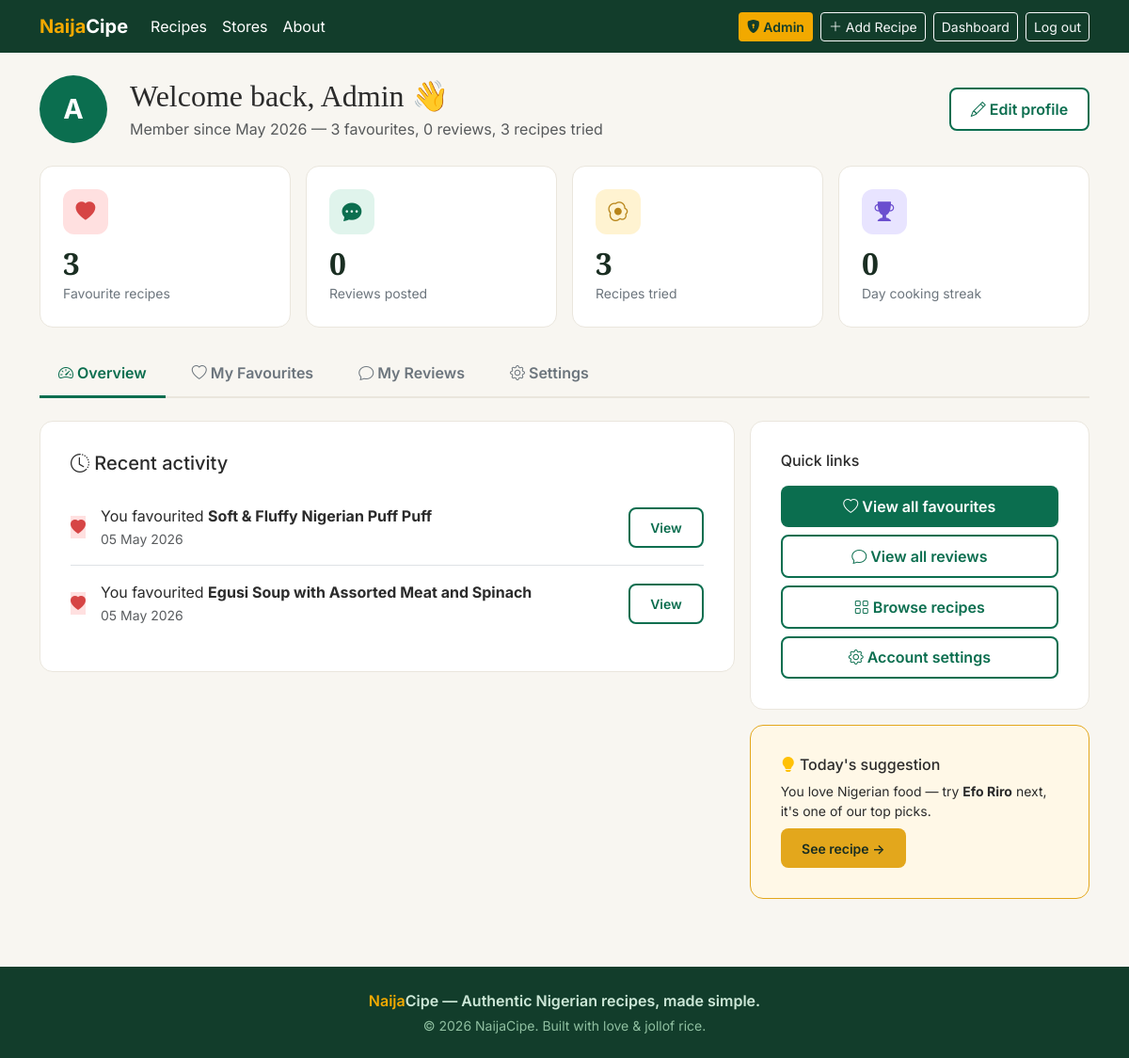
The app's page /dashboard (signed in) with its own data.
### models.py (models this page shows, shortened)
class User(db.Model):
    __tablename__ = 'users'
    id = db.Column(db.Integer, primary_key=True)
    username = db.Column(db.String(80), unique=True, nullable=False, index=True)
    email = db.Column(db.String(120), unique=True, nullable=False, index=True)
    password = db.Column(db.String(255), nullable=False)
    full_name = db.Column(db.String(120))
    avatar_url = db.Column(db.String(500))
    created_at = db.Column(db.DateTime, default=datetime.utcnow)
    updated_at = db.Column(db.DateTime, default=datetime.utcnow, onupdate=datetime.utcnow)
    reviews = db.relationship('Review', backref='author', lazy=True, cascade='all, delete-orphan')
    favourites = db.relationship('Favourite', backref='user', lazy=True, cascade='all, delete-orphan')

class Recipe(db.Model):
    __tablename__ = 'recipes'
    id = db.Column(db.Integer, primary_key=True)
    title = db.Column(db.String(255), nullable=False)
    slug = db.Column(db.String(255), unique=True, nullable=False, index=True)
    category = db.Column(db.String(80))
    description = db.Column(db.Text)
    prep_time = db.Column(db.Integer)
    cook_time = db.Column(db.Integer)
    servings = db.Column(db.Integer)
    difficulty = db.Column(db.String(20))
    rating = db.Column(db.Float, default=0.0)
    review_count = db.Column(db.Integer, default=0)
    posted_by = db.Column(db.Integer, db.ForeignKey('users.id'))
    img_class = db.Column(db.String(50), default='img-egusi')
    cover_image = db.Column(db.String(500))
    youtube_url = db.Column(db.String(500))
    instructions = db.Column(db.Text)
    status = db.Column(db.String(20), default='published')
    created_at = db.Column(db.DateTime, default=datetime.utcnow)
    updated_at = db.Column(db.DateTime, default=datetime.utcnow, onupdate=datetime.utcnow)
    poster = db.relationship('User', foreign_keys=[posted_by])
    ingredients = db.relationship('RecipeIngredient', backref='recipe', lazy=True, cascade='all, delete-orphan')
    reviews = db.relationship('Review', backref='recipe', lazy=True, cascade='all, delete-orphan')
    favourites = db.relationship('Favourite', backref='recipe', lazy=True, cascade='all, delete-orphan')

### app.py (the view, shortened to what this page needs)
@app.route("/dashboard")
@login_required
def dashboard():
    uid = session["user_id"]
    db_user = User.query.get(uid)
    fav_count = Favourite.query.filter_by(user_id=uid).count()
    review_count = Review.query.filter_by(user_id=uid).count()
    user = {
        "initial": (db_user.full_name or db_user.username)[0].upper(),
        "full_name": db_user.full_name or db_user.username,
        "created_at": db_user.created_at,
        "avatar_url": db_user.avatar_url,
    }
    stats = {
        "favourites": fav_count,
        "reviews": review_count,
        "recipes_tried": fav_count,
        "streak": 0,
    }
    activity = []
    recent_favs = (
        Favourite.query.filter_by(user_id=uid)
        .order_by(Favourite.created_at.desc()).limit(2).all()
    )
    for fav in recent_favs:
        if fav.recipe:
            activity.append({
                "icon": "bi-heart-fill",
                "icon_bg": "#FFE0E0",
                "icon_color": "var(--naija-red)",
                "text": f"You favourited <strong>{fav.recipe.title}</strong>",
                "date": fav.created_at.strftime("%d %b %Y"),
                "action_url": url_for("recipe_detail", slug=fav.recipe.slug),
                "action_label": "View",
            })
    recent_reviews = (
        Review.query.filter_by(user_id=uid)
        .order_by(Review.created_at.desc()).limit(2).all()
    )
    return render_template("screens/dashboard.html", user=user, stats=stats, activity=activity)

### app.py (called while the page is built)
@app.context_processor
def inject_globals():
    current_user = None
    if session.get("logged_in") and session.get("user_id"):
        current_user = User.query.get(session.get("user_id"))
    return {
        "current_year": datetime.now().year,
        "app_name": "NaijaCipe",
        "is_logged_in": session.get("logged_in", False),
        "current_user": current_user,
    }

def login_required(f):
    from functools import wraps
    @wraps(f)
    def decorated(*args, **kwargs):
        if not session.get("logged_in") or not session.get("user_id"):
            session.clear()
            flash("Please log in to view that page.", "warning")
            return redirect(url_for("login"))
        return f(*args, **kwargs)
    return decorated

### templates/screens/dashboard.html (shortened to what this page needs)
{% extends "base.html" %}
{% from "partials/macros.html" import dashboard_tabs %}
{% block content %}
<div class="container py-4">
  <div class="row mb-4 align-items-center">
    <div class="col-auto">
      {% if user.avatar_url %}
        <img src="{{ url_for('static', filename=user.avatar_url) }}"
             alt="Profile photo"
             style="width:72px; height:72px; border-radius:50%; object-fit:cover;">
      {% else %}
        <div class="review-avatar" style="width:72px; height:72px; font-size:1.8rem;">{{ user.initial }}</div>
      {% endif %}
    </div>
    <div class="col">
      <h2 class="mb-1">Welcome back, {{ user.full_name.split()[0] }} <span style="color:var(--naija-gold);">👋</span></h2>
      <p class="text-muted mb-0">
        Member since {{ user.created_at.strftime('%B %Y') }} — {{ stats.favourites }} favourites, {{ stats.reviews }} reviews, {{ stats.recipes_tried }} recipes tried
      </p>
    </div>
    <div class="col-auto">
      <a href="{{ url_for('user_settings') }}" class="btn btn-naija-outline">
        <i class="bi bi-pencil"></i> Edit profile
      </a>
    </div>
  </div>
  <div class="row g-3 mb-4">
    {% set stat_items = [
      ("bi-heart-fill",    "#FFE0E0", "var(--naija-red)",       stats.favourites,    "Favourite recipes"),
      ("bi-chat-dots-fill","#E0F4EC", "var(--naija-green)",     stats.reviews,       "Reviews posted"),
      ("bi-egg-fried",     "#FFF3D1", "var(--naija-gold-dark)", stats.recipes_tried, "Recipes tried"),
      ("bi-trophy-fill",   "#E8E4FF", "#6B4FCF",                stats.streak,        "Day cooking streak"),
    ] %}
    {% for icon, bg, color, value, label in stat_items %}
    <div class="col-md-3 col-6">
      <div class="stat-card">
        <div class="stat-icon" style="background:{{ bg }}; color:{{ color }};">
          <i class="bi {{ icon }}"></i>
        </div>
        <h3>{{ value }}</h3>
        <small>{{ label }}</small>
      </div>
    </div>
    {% endfor %}
  </div>
  {{ dashboard_tabs('overview') }}
  <div class="row g-3">
    <div class="col-lg-8">
      <div class="form-wrap">
        <h5 class="mb-3"><i class="bi bi-clock-history"></i> Recent activity</h5>
        {% for item in activity %}
        <div class="d-flex align-items-center gap-3 py-3
                    {% if not loop.last %}border-bottom{% endif %}"
             style="border-color: var(--naija-gray-200);">
          <div class="stat-icon" style="background:{{ item.icon_bg }}; color:{{ item.icon_color }}; margin:0;">
            <i class="bi {{ item.icon }}"></i>
          </div>
          <div class="flex-grow-1">
            {{ item.text | safe }}<br>
            <small class="text-muted">{{ item.date }}</small>
          </div>
          <a class="btn btn-sm btn-naija-outline" href="{{ item.action_url }}">{{ item.action_label }}</a>
        </div>
        {% else %}
        <div class="text-center py-4 text-muted">
          <i class="bi bi-clock-history fs-2 mb-2 d-block"></i>
          No activity yet — go browse some recipes!
        </div>
        {% endfor %}
      </div>
    </div>
    <div class="col-lg-4">
      <div class="form-wrap mb-3">
        <h6 class="mb-3">Quick links</h6>
        <a class="btn btn-naija w-100 mb-2" href="{{ url_for('favourites') }}">
          <i class="bi bi-heart"></i> View all favourites
        </a>
        <a class="btn btn-naija-outline w-100 mb-2" href="{{ url_for('my_reviews') }}">
          <i class="bi bi-chat"></i> View all reviews
        </a>
        <a class="btn btn-naija-outline w-100 mb-2" href="{{ url_for('browse') }}">
          <i class="bi bi-grid"></i> Browse recipes
        </a>
        <a class="btn btn-naija-outline w-100" href="{{ url_for('user_settings') }}">
          <i class="bi bi-gear"></i> Account settings
        </a>
      </div>
      <div class="form-wrap" style="background: var(--naija-cream); border-color: var(--naija-gold);">
        <h6 class="mb-2"><i class="bi bi-lightbulb-fill text-warning"></i> Today's suggestion</h6>
        <p class="mb-2 small">You love Nigerian food — try <strong>Efo Riro</strong> next, it's one of our top picks.</p>
        <a class="btn btn-sm btn-gold" href="{{ url_for('recipe_detail', slug='efo-riro') }}">
          See recipe →
        </a>
      </div>
    </div>
  </div>
</div>
{% endblock %}

### static/css/main.css (style rules this page uses)
body, main, .auth-wrap { pointer-events: auto !important; filter: none !important; }
:root { --naija-green: #0b6e4f; --naija-green-dark: #075238; --naija-green-light: #1c8e6a; --naija-gold: #e3a71c; --naija-gold-dark: #b8851a; --naija-cream: #fff8e7; --naija-red: #d64545; --naija-dark: #1a2e22; --naija-charcoal: #2b2b2b; --naija-gray-100: #f8f6f1; --naija-gray-200: #eae6dd; }
* { scroll-behavior: smooth; }
body { font-family: "Inter", system-ui, -apple-system, sans-serif; background: var(--naija-gray-100); color: var(--naija-charcoal); }
.display-font, h1, h2, h3, .brand-logo { font-family: "Playfair Display", Georgia, serif; }
.btn-naija { background: var(--naija-green); color: #fff; border: none; font-weight: 600; padding: 0.65rem 1.4rem; border-radius: 8px; transition: all 0.15s; }
.btn-naija-outline { background: #fff; color: var(--naija-green); border: 2px solid var(--naija-green); font-weight: 600; padding: 0.55rem 1.3rem; border-radius: 8px; transition: all 0.15s; }
.btn-gold { background: var(--naija-gold); color: var(--naija-dark); border: none; font-weight: 600; padding: 0.65rem 1.4rem; border-radius: 8px; transition: all 0.15s; }
.review-avatar { width: 42px; height: 42px; border-radius: 50%; background: var(--naija-green); color: #fff; display: flex; align-items: center; justify-content: center; font-weight: 700; flex-shrink: 0; }
.stat-card { background: #fff; border-radius: 14px; padding: 1.5rem; border: 1px solid var(--naija-gray-200); }
.stat-card .stat-icon { width: 48px; height: 48px; border-radius: 12px; display: flex; align-items: center; justify-content: center; font-size: 1.3rem; margin-bottom: 12px; }
.stat-card h3 { font-size: 2rem; font-weight: 800; margin: 0; color: var(--naija-dark); }
.stat-card small { color: #6c757d; }
.form-wrap { background: #fff; border-radius: 14px; padding: 2rem; border: 1px solid var(--naija-gray-200); }

### records on screen
User: full_name "Admin", created_at "May 2026"
Recipe: text "You favourited Soft & Fluffy Nigerian Puff Puff", date "05 May 2026", action_label "View"
Recipe: text "You favourited Egusi Soup with Assorted Meat and Spinach", date "05 May 2026", action_label "View"

### other values on screen
{{ user.initial }} "A"
{{ stats.favourites }} "3"
{{ stats.reviews }} "0"
{{ stats.recipes_tried }} "3"
{{ value }} "3" "0" "3" "0"
{{ label }} "Favourite recipes" "Reviews posted" "Recipes tried" "Day cooking streak"
{{ now.year if now is defined else 2026 }} "2026"
